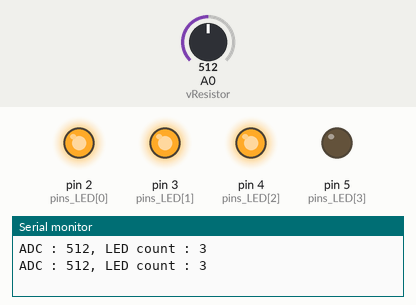
Simulated run of this sketch. Board: Arduino Uno, built with avr-gcc and run on an emulated ATmega328P. Shown: output pins drawn as LEDs (lit = HIGH), the last lines printed to the serial monitor. The test bench sets the inputs (shaded band); at power-on: A0 (vResistor) = 512.

Above: at 1.8 s.
1.9 s: A0 (vResistor) set to 493
At 3.2 s:
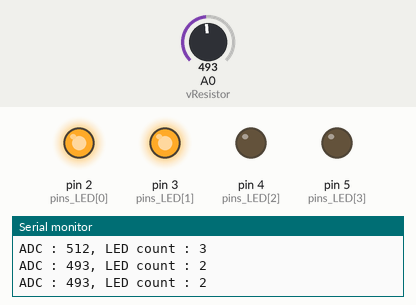
3.5 s: A0 (vResistor) set to 270
5.2 s: A0 (vResistor) set to 246
At 6.6 s:
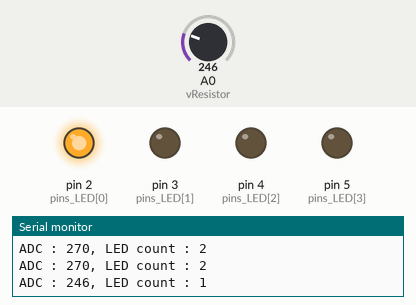
7.5 s: A0 (vResistor) set to 900
At 9.2 s:
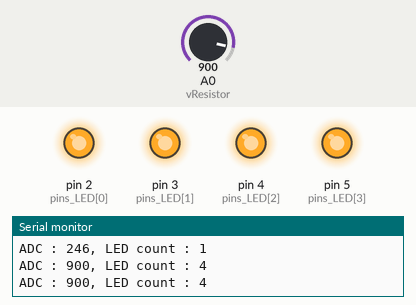
9.5 s: A0 (vResistor) set to 780
11.2 s: A0 (vResistor) set to 753
At 12.4 s:
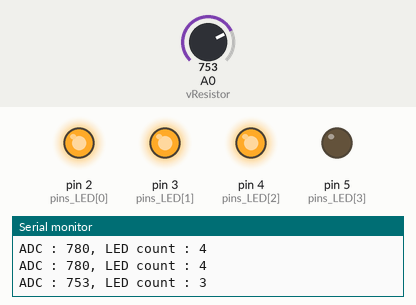
Timing chart, 0 to 14.2 s (numbered marks = the images above; inputs shaded):
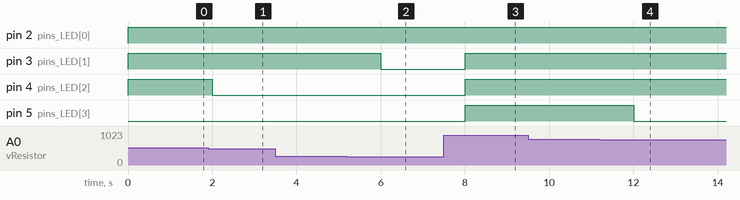

Measured:
- the behaviour switches between 512 and 511 on A0 (vResistor) (found by bisection; images 0 and 1)
- the behaviour switches between 256 and 255 on A0 (vResistor) (found by bisection; images 1 and 2)
- the behaviour switches between 768 and 767 on A0 (vResistor) (found by bisection; images 3 and 4)
- after the input at 1.9 s, pin 4 (pins_LED[2]): HIGH → LOW after 0.10 s
- after the input at 5.2 s, pin 3 (pins_LED[1]): HIGH → LOW after 0.80 s
- after the input at 7.5 s, pin 3 (pins_LED[1]), pin 4 (pins_LED[2]), pin 5 (pins_LED[3]): LOW → HIGH after 0.50 s
- after the input at 11.2 s, pin 5 (pins_LED[3]): HIGH → LOW after 0.81 s

The sketch:

LAB5_1_2_201524404.ino
```cpp
int vResistor = A0;
int pins_LED[] = {2, 3, 4, 5};

void setup(){
  Serial.begin(9600);
  pinMode(vResistor, INPUT);
  for(int i = 0; i < 4; ++i){
    pinMode(pins_LED[i], OUTPUT);
    digitalWrite(pins_LED[i], LOW);
  }
}

void loop(){
  int adc = analogRead(vResistor);
  int count_led = (adc >> 8) + 1;
  for(int i = 0; i < 4; ++i){
    if(i < count_led)
      digitalWrite(pins_LED[i], HIGH);
    else
      digitalWrite(pins_LED[i], LOW);
  }

  Serial.println(String("ADC : ") + adc + ", LED count : " + count_led);
  delay(1000);
}
```
